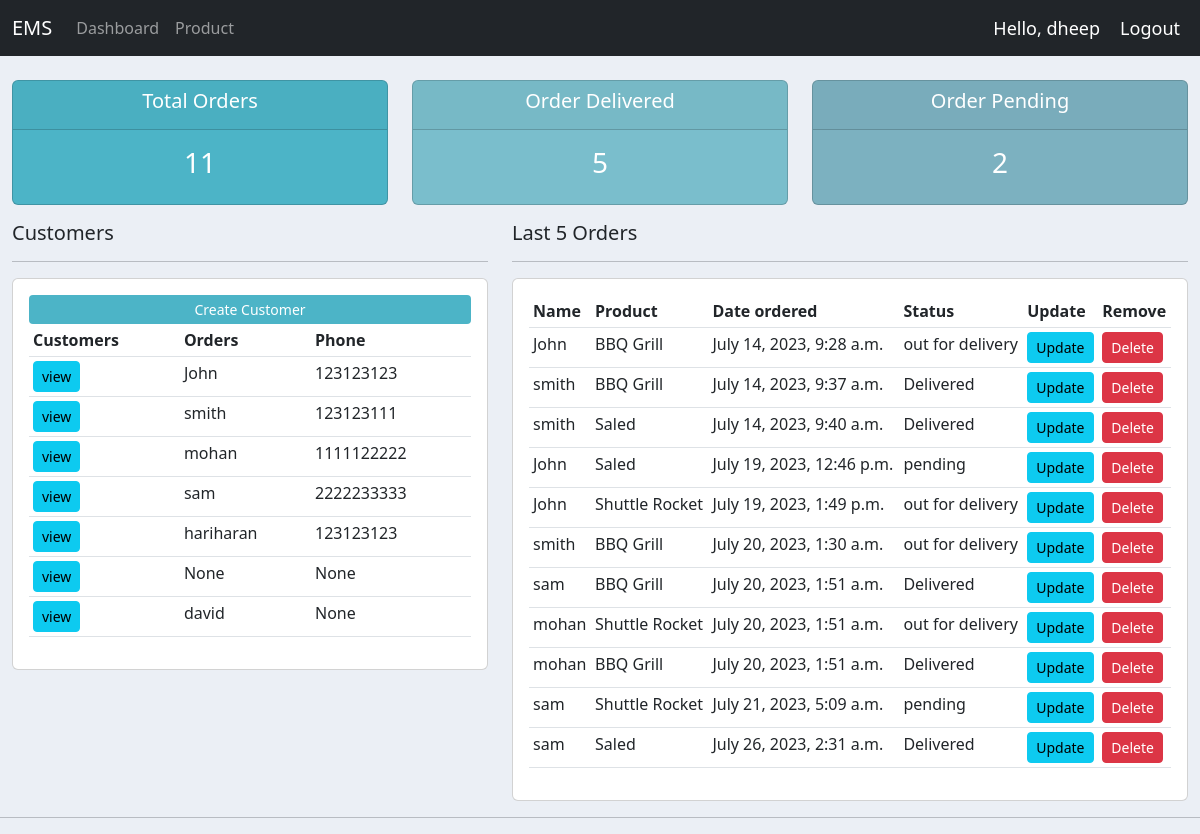
The app's page / (signed in) with its own data.
### accounts/models.py (models this page shows, shortened)
class Customer(models.Model):
    user = models.OneToOneField(User, null=True, on_delete=models.CASCADE)
    name = models.CharField(max_length=200, null=True)
    phone = models.CharField(max_length=200, null=True)
    email = models.CharField(max_length=200, null=True)
    profile_pic = models.ImageField(null=True, blank=True)
    date_creation = models.DateTimeField(auto_now_add=True, null=True)
    def __str__(self):
        return self.name

class Order(models.Model):
    STATUS = (
        ('pending','pending'),
        ('out for delivery','out for delivery'),
        ('Delivered','Delivered')
    )
    customer = models.ForeignKey(Customer, null=True, on_delete=models.SET_NULL)
    product = models.ForeignKey(Product, null=True, on_delete=models.SET_NULL)
    date_created = models.DateTimeField(auto_now_add=True, null=True)
    status = models.CharField(max_length=200, null=True, choices=STATUS)
    note = models.CharField(max_length=100, null=True)

class Product(models.Model):
    CATEGORY=(
        ('Indoor','Indoor'),
        ('Out Door','Out Door')
    )
    name = models.CharField(max_length=200,null=True)
    price = models.FloatField(null=True)
    category = models.CharField(max_length=200,null=True,choices=CATEGORY)
    description = models.CharField(max_length=200,null=True,blank=True)
    date_created = models.DateTimeField(auto_now_add=True,null=True)
    tags = models.ManyToManyField(Tag)
    def __str__(self):
        return self.name

### accounts/decorators.py (the view)
    def wrapper_function(request, *args, **kwargs):
        group = None
        if request.user.groups.exists():
            group = request.user.groups.all()[0].name
        if group == 'customer':
            return redirect('user-page')
        if group == 'admin':
            return view_func(request, *args, **kwargs)

### accounts/views.py (called while the page is built)
@login_required(login_url='login')
@admin_only
def home(request):
    orders = Order.objects.all()
    customers = Customer.objects.all()
    total_Customer = customers.count()
    total_Orders = orders.count()
    delivered = orders.filter(status='Delivered').count()
    pending = orders.filter(status='pending').count()
    context = {'order': orders, 'customers': customers, 'total_orders': total_Orders,
               'delivered': delivered, 'pending': pending}
    return render(request, 'accounts/dashboard.html', context)

### accounts/templates/accounts/dashboard.html
{% extends "accounts/main.html" %}
{% block content %}
{% include "accounts/status.html" %}
{% load static %}
<div class="container-fluid">
    <div class="row">
        <div class="col-md-5">
            <h5>Customers</h5>
            <hr>
            <div class="card card-body">
                <a class="btn btn-primary btn-sm btn-block" id="dashboard-btn" href=""> Create Customer</a>
                <table class="table table-sm">
                    <tr>
                        <th>Customers</th>
                        <th>Orders</th>
                        <th>Phone</th>
                    </tr>
                    {% for i in customers %}
                    <tr>
                        <td><a class="btn btn-sm btn-info" href="{% url 'customer' i.id %}"> view</a></td>
                        <td>{{i.name}}</td>
                        <td>{{i.phone}}</td>
                    </tr>
                    {% endfor %}
                </table>
            </div>
        </div>
        <div class="col-md-7">
            <h5>Last 5 Orders</h5>
            <hr>
            <div class="card card-body">
                <table class="table table-sm">
                    <tr>
                        <th>Name</th>
                        <th>Product</th>
                        <th>Date ordered</th>
                        <th>Status</th>
                        <th>Update</th>
                        <th>Remove</th>
                    </tr>
                    {% for i in order %}
                    <tr>
                        <td>{{i.customer}}</td>
                        <td>{{i.product}}</td>
                        <td>{{i.date_created}}</td>
                        <td>{{i.status}}</td>
                        <td><a class="btn btn-sm btn-info" href="{% url 'updateorder' i.id %}">Update</a></td>
                        <td><a class="btn btn-sm btn-danger" href="{% url 'deleteorder' i.id %}">Delete</a></td>
                    </tr>
                    {% endfor %}
                </table>
            </div>
        </div>
    </div>
</div>
{% endblock %}

### accounts/templates/accounts/main.html (shortened to what this page needs)
{% load static %}
<!DOCTYPE html>
<html lang="en">
<head>
    <link rel="stylesheet" href="https://cdn.jsdelivr.net/npm/bootstrap@5.3.0/dist/css/bootstrap.min.css">
    <link rel="stylesheet" href="{% static '/css/main.css' %}">
</head>
<body>
    {% include 'accounts/navbar.html' %}
    {% block content %}
    {% endblock %}
    <hr>
</body>
</html>

### accounts/templates/accounts/navbar.html (shortened to what this page needs)
{% load static %}
<nav class="navbar navbar-expand-lg navbar-dark bg-dark">
    <div class="container-fluid">
        <a class="navbar-brand" href="#">EMS</a>
        <div class="collapse navbar-collapse" id="navbarNav">
            <ul class="navbar-nav">
                {% if request.user.is_staff %}
                <li class="nav-item">
                    <a class="nav-link" href="{% url 'home' %}">Dashboard</a>
                </li>
                <li class="nav-item">
                    <a class="nav-link" href="{% url 'product' %}">Product</a>
                </li>
                {% else %}
                <li class="nav-item">
                    <a class="nav-link" href="{% url 'account' %}">Settings</a>
                </li>
                {% endif %}
            </ul>
        </div>
    </div>
    <span class="hello-msg">Hello, {{request.user}}</span>
    <span><a style="text-decoration: none;" class="hello-msg" href="{% url 'logout' %}">Logout</a></span>
</nav>

### accounts/templates/accounts/status.html
<br>
<div class="container-fluid">
    <div class="row">
        <div class="col">
            <div class="col-md">
                <div class="card text-center text-white mb-3" id="total-orders">
                    <div class="card-header">
                        <h5 class="card-title">Total Orders</h5>
                    </div>
                    <div class="card-body">
                        <h3 class="card-title">{{total_orders}}</h3>
                    </div>
                </div>
            </div>
        </div>
        <div class="col">
            <div class="col-md">
                <div class="card text-center text-white mb-3" id="order-delivered">
                    <div class="card-header">
                        <h5 class="card-title">Order Delivered</h5>
                    </div>
                    <div class="card-body">
                        <h3 class="card-title">{{delivered}}</h3>
                    </div>
                </div>
            </div>
        </div>
        <div class="col">
            <div class="col-md">
                <div class="card text-center text-white mb-3" id="order-pending">
                    <div class="card-header">
                        <h5 class="card-title">Order Pending</h5>
                    </div>
                    <div class="card-body">
                        <h3 class="card-title">{{pending}}</h3>
                    </div>
                </div>
            </div>
        </div>
    </div>
</div>

### static/css/main.css (style rules this page uses)
body { background-color: #ebeff5; }
#total-orders { background-color: #4cb4c7; }
#order-delivered { background-color: #7abecc; }
#order-pending { background-color: #7cb1c0; }
#dashboard-btn { background-color: #4cb4c7; border: none; }

### accounts/templates/accounts/navbar.html (style rules this page uses)
.hello-msg { font-size: 18px; color: #fff; margin-right: 20px; white-space: nowrap; }

### records on screen
Customer: name "John", phone "123123123"
Customer: name "smith", phone "123123111"
Customer: name "mohan", phone "1111122222"
Customer: name "sam", phone "2222233333"
Customer: name "hariharan", phone "123123123"
Customer: name "None", phone "None"
Customer: name "david", phone "None"
Order: customer "John", product "BBQ Grill", date_created "July 14, 2023, 9:28 a.m.", status "out for delivery"
Order: customer "smith", product "BBQ Grill", date_created "July 14, 2023, 9:37 a.m.", status "Delivered"
Order: customer "smith", product "Saled", date_created "July 14, 2023, 9:40 a.m.", status "Delivered"
Order: customer "John", product "Saled", date_created "July 19, 2023, 12:46 p.m.", status "pending"
Order: customer "John", product "Shuttle Rocket", date_created "July 19, 2023, 1:49 p.m.", status "out for delivery"
Order: customer "smith", product "BBQ Grill", date_created "July 20, 2023, 1:30 a.m.", status "out for delivery"
Order: customer "sam", product "BBQ Grill", date_created "July 20, 2023, 1:51 a.m.", status "Delivered"
Order: customer "mohan", product "Shuttle Rocket", date_created "July 20, 2023, 1:51 a.m.", status "out for delivery"
Order: customer "mohan", product "BBQ Grill", date_created "July 20, 2023, 1:51 a.m.", status "Delivered"
Order: customer "sam", product "Shuttle Rocket", date_created "July 21, 2023, 5:09 a.m.", status "pending"
Order: customer "sam", product "Saled", date_created "July 26, 2023, 2:31 a.m.", status "Delivered"

### other values on screen
{{ request.user }} "dheep"
{{ total_orders }} "11"
{{ delivered }} "5"
{{ pending }} "2"
